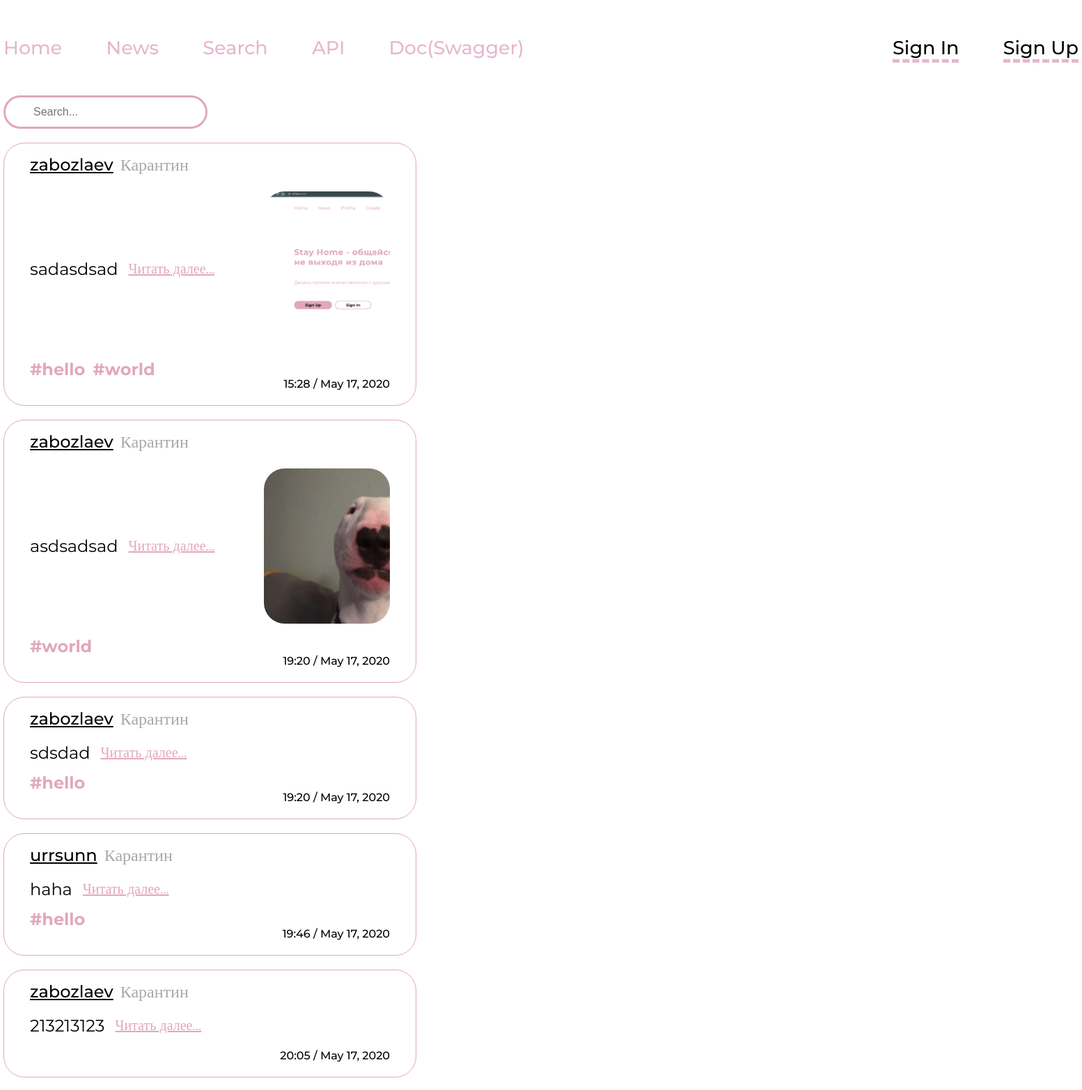
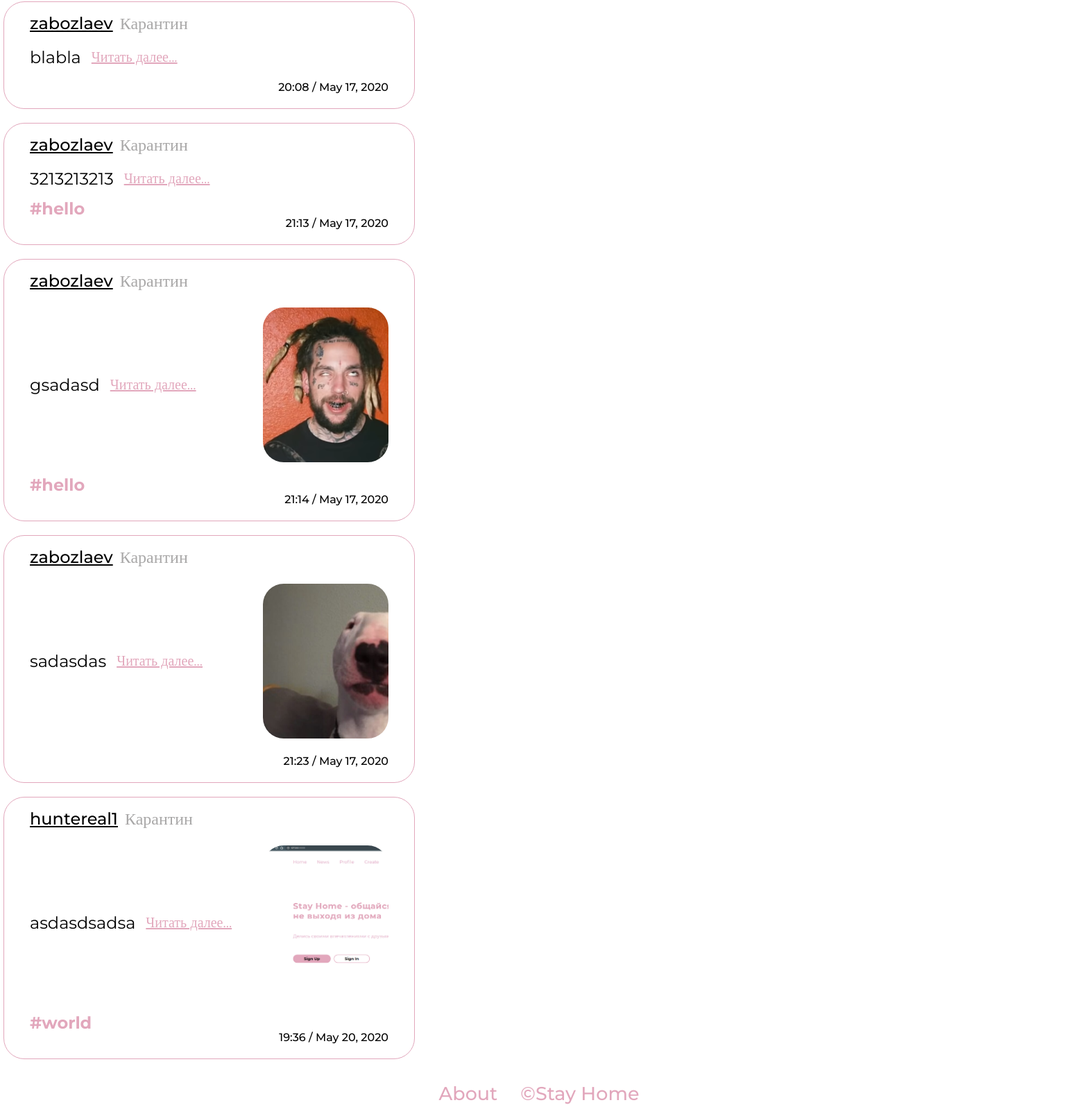
Screenshot of /search with the database file from the repository (2 pictures, top to bottom).
### posts/models.py (models this page shows, shortened)
class Post(models.Model):
    author = models.ForeignKey(User, on_delete=models.CASCADE)
    title = models.CharField(max_length=50)
    content = models.TextField()
    slug = models.SlugField()
    created_date = models.DateTimeField(auto_now_add=True)
    article_image = models.ImageField(blank=True)
    category = models.ForeignKey(Category, on_delete=models.CASCADE)
    tags = models.ManyToManyField(Tag)

class Category(models.Model):
    name = models.CharField(max_length=50)
    def __str__(self):
        return self.name

class Tag(models.Model):
    name = models.CharField(max_length=50, unique=True)
    def __str__(self):
        return self.name

### posts/views.py (the view)
# urls.py: path('search', search_handler),
def search_handler(request):
    search_query = request.GET.get('search_query', '')
    posts = services.find_post(search_query=search_query)
    return render(request, 'posts/search.html', {
        'posts': posts,
        'title': 'Поиск'
    })

### posts/services.py (called while the page is built)
def find_post(search_query=None):
    return Post.objects.filter(
        Q(title__contains=search_query) |
        Q(slug__contains=search_query) |
        Q(author__username__contains=search_query) |
        Q(content__contains=search_query) |
        Q(category__name=search_query)
    )

### posts/templates/posts/search.html
{% extends 'base.html' %}
{% block content %}
    <div class="container">
        <input type="text" class="search__input" placeholder="Search...">
        <div class="posts">
        {% for post in posts %}
            <div class="post post_news">
                <div class="post-header">
                    <a class="post__title" href="/profile?user_id={{ post.author_id }}">{{ post.author.username }}</a>
                    <span class="post__category">{{ post.category }}</span>
                </div>
                <div class="post__content">
                    <p class="post__content-text">{{ post.content|truncatechars:100 }} <a href="/news/{{ post.pk }}"
                                                                                          class="post__link">Читать далее...</a></p>
                    {% if post.article_image  %}
                        <div class="post__content-image" style="background-image: url({{  post.article_image.url }})"></div>
                    {% endif %}
                </div>
                <div class="post__tags">
                        {% for tag in post.tags.all %}
                            <span class="post__tag">
                                #{{ tag }}
                            </span>
                        {% endfor %}
                </div>
                <time class="post__date">{{ post.created_date|date:"H:i / M d, Y" }}</time>
            </div>
        {% endfor %}
        </div>
    </div>
{% endblock %}

### templates/base.html (shortened to what this page needs)
{% load static %}
<!DOCTYPE html>
<html lang="en">
<head>
    <link rel="stylesheet" href="{% static 'css/reset.css' %}">
    <link rel="stylesheet" href="{% static 'css/nav.css' %}">
    <link rel="stylesheet" href="{% static 'css/main.css' %}">
    <link rel="stylesheet" href="{% static 'css/profile.css' %}">
    <link rel="stylesheet" href="{% static 'css/about.css' %}">
    <link rel="stylesheet" href="{% static 'css/post.css' %}">
    <link rel="stylesheet" href="{% static 'css/news.css' %}">
    <link rel="stylesheet" href="{% static 'css/full-post.css' %}">
    <link rel="stylesheet" href="{% static 'css/error.css' %}">
    <link rel="stylesheet" href="{% static 'css/search.css' %}">
    <link rel="stylesheet" href="{% static 'css/saved.css' %}">
</head>
<body class="{% if page_class %}{{ page_class }}{% endif %}">
    {% include 'header.html' %}
    <main>{% block content %} {% endblock %}</main>
    {% include 'footer.html' %}
</body>
</html>

### templates/header.html (shortened to what this page needs)
<header class="header">
    <div class="container">
        <nav class="nav">
            <div class="nav-start">
                <a class="nav-item" href="/">Home</a>
                <a class="nav-item" href="/news">News</a>
                <a class="nav-item" href="/search">Search</a>
                <a class="nav-item" href="/api">API</a>
                <a class="nav-item" href="/api/swagger">Doc(Swagger)</a>
            </div>
            <div class="nav-end">
                {% if user.is_authenticated %}
                    <a class="nav-item nav-item__black" href="/logout">Log out</a>
                {% else %}
                    <a class="nav-item nav-item__black" href="/login">Sign In</a>
                    <a class="nav-item nav-item__black" href="/register">Sign Up</a>
                {% endif %}
            </div>
        </nav>
    </div>
</header>

### templates/footer.html
<footer class="footer">
    <ul class="footer__nav">
        <li class="footer__nav-item">
            <a class="footer__nav-link" href="/about">About</a>
        </li>
        <li class="footer__nav-item">
            <a class="footer__nav-link" href="/">©Stay Home</a>
        </li>
    </ul>
</footer>

### static/css/nav.css (style rules this page uses)
body { font-family: 'Montserrat'; }
.header { padding: 52px 0; }
.nav { display: flex; justify-content: space-between; align-items: center; }
.nav-item { font-family: Montserrat; font-style: normal; font-weight: 500; font-size: 27px; line-height: 33px; text-decoration: none; color: #E7B6CF; margin-right: 59px; }
.nav-item__black { color: #000000; border-bottom: 5px dashed #E7B6CF; margin-right: 0; margin-left: 59px; }

### static/css/main.css (style rules this page uses)
* { box-sizing: border-box; }
html { display: flex; flex-direction: column; }
body { display: flex; flex-direction: column; min-height: 100vh; }
main { flex-grow: 1; }
.container { width: 1544px; margin: 0 auto; }
.footer__nav { display: flex; justify-content: center; align-items: center; padding: 13px 0; }
.footer__nav-link { text-decoration: none; font-weight: 500; font-size: 27px; line-height: 33px; color: #E2A7BC; }
.footer__nav-item:not(:last-of-type) { margin-right: 33px; }

### static/css/post.css (style rules this page uses)
.post { width: 593px; padding: 20px 37px; border: 1px solid #E2A7BC; box-sizing: border-box; border-radius: 30px; display: flex; flex-direction: column; }
.post:not(:last-of-type) { margin-bottom: 20px; }
.post__title { margin-bottom: 28px; font-style: normal; font-weight: 500; font-size: 24px; line-height: 21px; color: #000000; margin-right: 10px; }
.post__content { display: flex; flex-wrap: nowrap; justify-content: space-between; margin-bottom: 22px; }
.post__content-text { font-style: normal; font-weight: normal; font-size: 24px; line-height: 21px; max-width: 312px; display: flex; align-items: center; color: #000000; }
.post__date { text-align: right; font-weight: 500; font-size: 16px; line-height: 21px; color: #000000; }
.post__content-image { width: 181px; height: 223px; border-radius: 30px; background-size: cover; background-repeat: no-repeat; }
.post-header { display: flex; align-items: baseline; font-weight: 500; font-size: 24px; line-height: 21px; color: #A9A8A8; }
.post__tags { display: flex; flex-wrap: nowrap; }
.post__tag { font-weight: bold; font-size: 24px; line-height: 21px; display: flex; align-items: center; color: #E2A7BC; }
.post__tag:not(:last-of-type) { margin-right: 11px; }
.post__link { margin-left: 15px; font-weight: normal; font-size: 20px; line-height: 21px; max-width: 312px; color: #E2A7BC; }

### static/css/news.css (style rules this page uses)
.post_news:last-of-type { margin-bottom: 20px; }

### static/css/search.css (style rules this page uses)
.search__input { border: 3px solid #E2A7BC; box-sizing: border-box; border-radius: 30px; padding: 12px 40px; margin-bottom: 20px; }

### rows the page displays
Post: author.username "zabozlaev", category "Карантин", content "sadasdsad", article_image (picture), created_date "15:28 / May 17, 2020"
Tag: name "hello"
Tag: name "world"
Post: author.username "zabozlaev", category "Карантин", content "asdsadsad", article_image (picture), created_date "19:20 / May 17, 2020"
Post: author.username "zabozlaev", category "Карантин", content "sdsdad", created_date "19:20 / May 17, 2020"
Post: author.username "urrsunn", category "Карантин", content "haha", created_date "19:46 / May 17, 2020"
Post: author.username "zabozlaev", category "Карантин", content "213213123", created_date "20:05 / May 17, 2020"
Post: author.username "zabozlaev", category "Карантин", content "blabla", created_date "20:08 / May 17, 2020"
Post: author.username "zabozlaev", category "Карантин", content "3213213213", created_date "21:13 / May 17, 2020"
Post: author.username "zabozlaev", category "Карантин", content "gsadasd", article_image (picture), created_date "21:14 / May 17, 2020"
Post: author.username "zabozlaev", category "Карантин", content "sadasdas", article_image (picture), created_date "21:23 / May 17, 2020"
Post: author.username "huntereal1", category "Карантин", content "asdasdsadsa", article_image (picture), created_date "19:36 / May 20, 2020"
